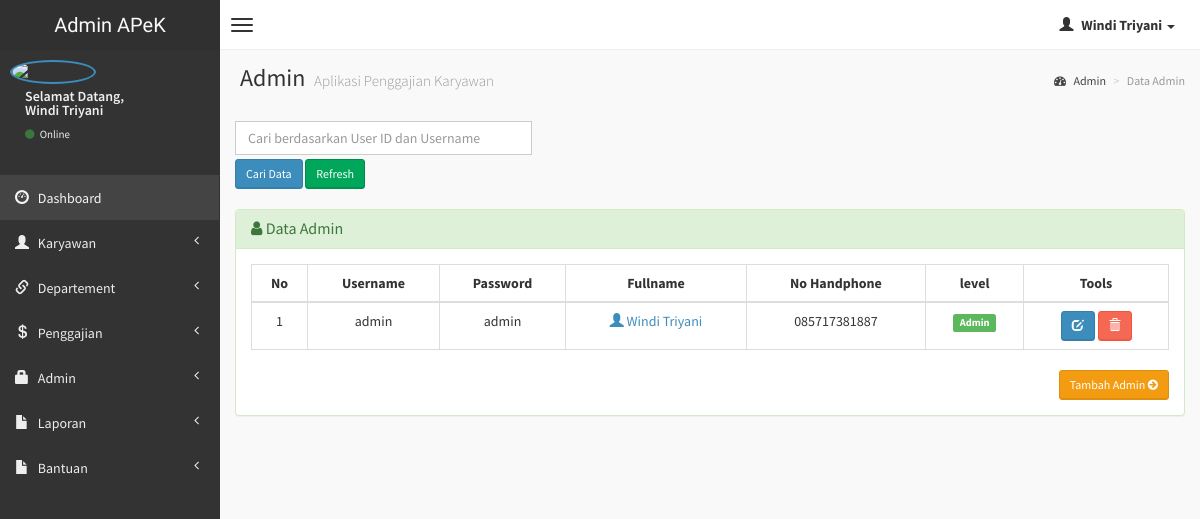
Page /admin/admin.php (signed in) on the committed database.
### tables this page shows
CREATE TABLE `user` (
  `user_id` int(2) NOT NULL,
  `username` varchar(15) NOT NULL,
  `password` varchar(15) NOT NULL,
  `fullname` varchar(50) NOT NULL,
  `no_hp` varchar(15) NOT NULL,
  `level` varchar(10) NOT NULL,
  `gambar` varchar(30) NOT NULL
);

### admin/admin.php (the view, shortened to what this page needs)
<?php
if (empty($_SESSION['username'])){
	header('location:../index.php');
} else {
?>
<!DOCTYPE html>
<html>
    <head>
        <link href="../dist/css/bootstrap.css" rel="stylesheet" type="text/css" />
        <link href="//cdnjs.cloudflare.com/ajax/libs/font-awesome/4.1.0/css/font-awesome.min.css" rel="stylesheet" type="text/css" />
        <link href="//code.ionicframework.com/ionicons/1.5.2/css/ionicons.min.css" rel="stylesheet" type="text/css" />
        <link href="../css/morris/morris.css" rel="stylesheet" type="text/css" />
        <link href="../css/jvectormap/jquery-jvectormap-1.2.2.css" rel="stylesheet" type="text/css" />
        <link href="../css/datepicker/datepicker3.css" rel="stylesheet" type="text/css" />
        <link href="../css/daterangepicker/daterangepicker-bs3.css" rel="stylesheet" type="text/css" />
        <link href="../css/bootstrap-wysihtml5/bootstrap3-wysihtml5.min.css" rel="stylesheet" type="text/css" />
        <link href="../css/AdminLTE.css" rel="stylesheet" type="text/css" />
        <link rel="stylesheet" href="datatables/dataTables.bootstrap.css"/>
    </head>
    <body class="skin-black">
        <header class="header">
            <a href="index.php" class="logo">
                Admin APeK
            </a>
            <nav class="navbar navbar-static-top" role="navigation">
                <a href="#" class="navbar-btn sidebar-toggle" data-toggle="offcanvas" role="button">
                    <span class="icon-bar"></span>
                    <span class="icon-bar"></span>
                    <span class="icon-bar"></span>
                </a>
                <div class="navbar-right">
                    <ul class="nav navbar-nav">
                        <li class="dropdown user user-menu">
                            <a href="#" class="dropdown-toggle" data-toggle="dropdown">
                                <i class="glyphicon glyphicon-user"></i>
                                <span><?php echo $_SESSION['fullname']; ?> <i class="caret"></i></span>
                            </a>
<?php } ?>
                        </li>
                    </ul>
                </div>
            </nav>
        </header>
        <div class="wrapper row-offcanvas row-offcanvas-left">
            <aside class="left-side sidebar-offcanvas">
                <section class="sidebar">
                    <div class="user-panel">
                        <div class="pull-left image">
                            <img src="<?php echo $_SESSION['gambar']; ?>" class="img-circle" alt="User Image" style="border: 2px solid #3C8DBC;" />
                        </div>
                        <div class="pull-left info">
                            <p>Selamat Datang,<br /><?php echo $_SESSION['fullname']; ?></p>
                            <a href="#"><i class="fa fa-circle text-success"></i> Online</a>
                        </div>
                    </div>
                    <?php include "menu.php"; ?>
                </section>
            </aside>
            <aside class="right-side">
                <section class="content-header">
                    <h1>
                        Admin
                        <small>Aplikasi Penggajian Karyawan</small>
                    </h1>
                    <ol class="breadcrumb">
                        <li><a href="#"><i class="fa fa-dashboard"></i> Admin</a></li>
                        <li class="active">Data Admin</li>
                    </ol>
                </section>
                <section class="content">
                    <div class="row">
              <div class="col-lg-4">
              <form action='admin.php' method="POST">
	       <input type='text' class="form-control" style="margin-bottom: 4px;" name='qcari' placeholder='Cari berdasarkan User ID dan Username' required />
           <input type='submit' value='Cari Data' class="btn btn-sm btn-primary" /> <a href='admin.php' class="btn btn-sm btn-success" >Refresh</i></a>
          	</div>
              </div>
                    <br />
                    <div class="row">
                        <div class="col-lg-12">
                    <div class="panel panel-success">
                        <div class="panel-heading">
                        <h3 class="panel-title"><i class="fa fa-user"></i> Data Admin </h3>
                        </div>
                        <div class="panel-body">
                    <?php
                    $query1="select * from user";
                    $tampil=mysqli_query($koneksi, $query1) or die(mysqli_error());
                    ?>
                  <table id="example" class="table table-hover table-bordered">
                  <thead>
                      <tr>
                        <th><center>No </center></th>
                        <th><center>Username </center></th>
                        <th><center>Password </center></th>
                        <th><center>Fullname </center></th>
                        <th><center>No Handphone </center></th>
                        <th><center>level </center></th>
                        <th><center>Tools</center></th>
                      </tr>
                  </thead>
                     <?php
                     $no=0;
                     while($data=mysqli_fetch_array($tampil))
                    { $no++; ?>
                    <tbody>
                    <tr>
                    <td><center><?php echo $no; ?></center></td>
                    <td><center><?php echo $data['username'];?></center></td>
                    <td><center><?php echo $data['password'];?></center></td>
                    <td><center><a href="detail-admin.php?hal=edit&kd=<?php echo $data['user_id'];?>"><span class="glyphicon glyphicon-user"></span> <?php echo $data['fullname']; ?></a></center></td>
                    <td><center><?php echo $data['no_hp'];?></center></td>
                    <td><center><?php
                            if($data['level'] == 'admin'){
								echo '<span class="label label-success">Admin</span>';
							}
                             ?></center></td>
                    <td><center><div id="thanks"><a class="btn btn-sm btn-primary" data-placement="bottom" data-toggle="tooltip" title="Edit Admin" href="edit-admin.php?hal=edit&kd=<?php echo $data['user_id'];?>"><span class="glyphicon glyphicon-edit"></span></a>
                        <a onclick="return confirm ('Yakin hapus <?php echo $data['fullname'];?>.?');" class="btn btn-sm btn-danger tooltips" data-placement="bottom" data-toggle="tooltip" title="Hapus Admin" href="hapus-admin.php?hal=hapus&kd=<?php echo $data['user_id'];?>"><span class="glyphicon glyphicon-trash"></a></center></td></tr></div>
                 <?php
              }
              ?>
                <div class="text-right">
                  <a href="input-admin.php" class="btn btn-sm btn-warning">Tambah Admin <i class="fa fa-arrow-circle-right"></i></a>
                </div>
              </div>
              </div>
            </div>
                    </div>
    </body>
</html>

### rows in the picture
user: username "admin", password "admin", fullname "Windi Triyani", no_hp "085717381887", level "Admin"

### other values in the picture
$_SESSION['fullname'] "Windi Triyani"
